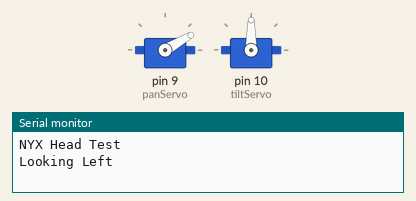
This sketch was run on a simulated Arduino Uno, built with avr-gcc and run on an emulated ATmega328P. Parts: 2 × servo, the last lines printed to the serial monitor.

Above: at 1.05 s.
At 2.9 s:
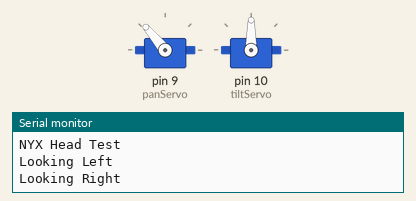
At 4.8 s:
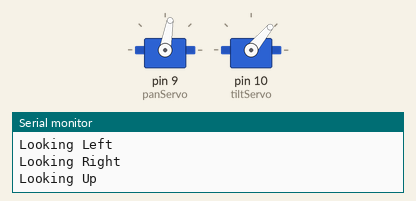
At 8.6 s:
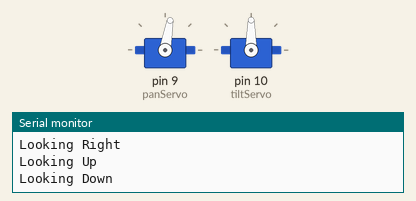
Timing chart, 0 to 10.9 s (numbered marks = the images above):
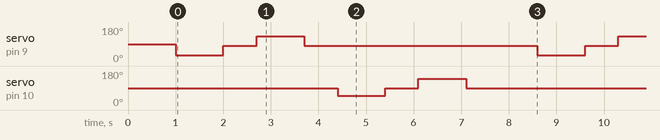

The sketch:

Head_Movement_Test.ino
```cpp
#include <Servo.h>

Servo panServo;
Servo tiltServo;

void setup() {
  Serial.begin(9600);

  panServo.attach(9);
  tiltServo.attach(10);

  panServo.write(90);
  tiltServo.write(90);

  Serial.println("NYX Head Test");
  delay(1000);
}

void loop() {

  // Look Left
  Serial.println("Looking Left");
  panServo.write(30);
  delay(1000);

  // Center
  panServo.write(80);
  delay(700);

  // Look Right
  Serial.println("Looking Right");
  panServo.write(130);
  delay(1000);

  // Center
  panServo.write(80);
  delay(700);

  // Look Up
  Serial.println("Looking Up");
  tiltServo.write(50);
  delay(1000);

  // Center
  tiltServo.write(90);
  delay(700);

  // Look Down
  Serial.println("Looking Down");
  tiltServo.write(140);
  delay(1000);

  // Center
  tiltServo.write(90);
  delay(1500);
}
```

Measured:
- by itself, servo on pin 9 (panServo): repeats every 7.6 s: 80° 0.70 s, 130° 1.0 s, 80° 4.9 s, 30° 1.0 s
- by itself, servo on pin 10 (tiltServo): repeats every 7.6 s: 90° 0.70 s, 140° 1.0 s, 90° 4.9 s, 50° 1.0 s
